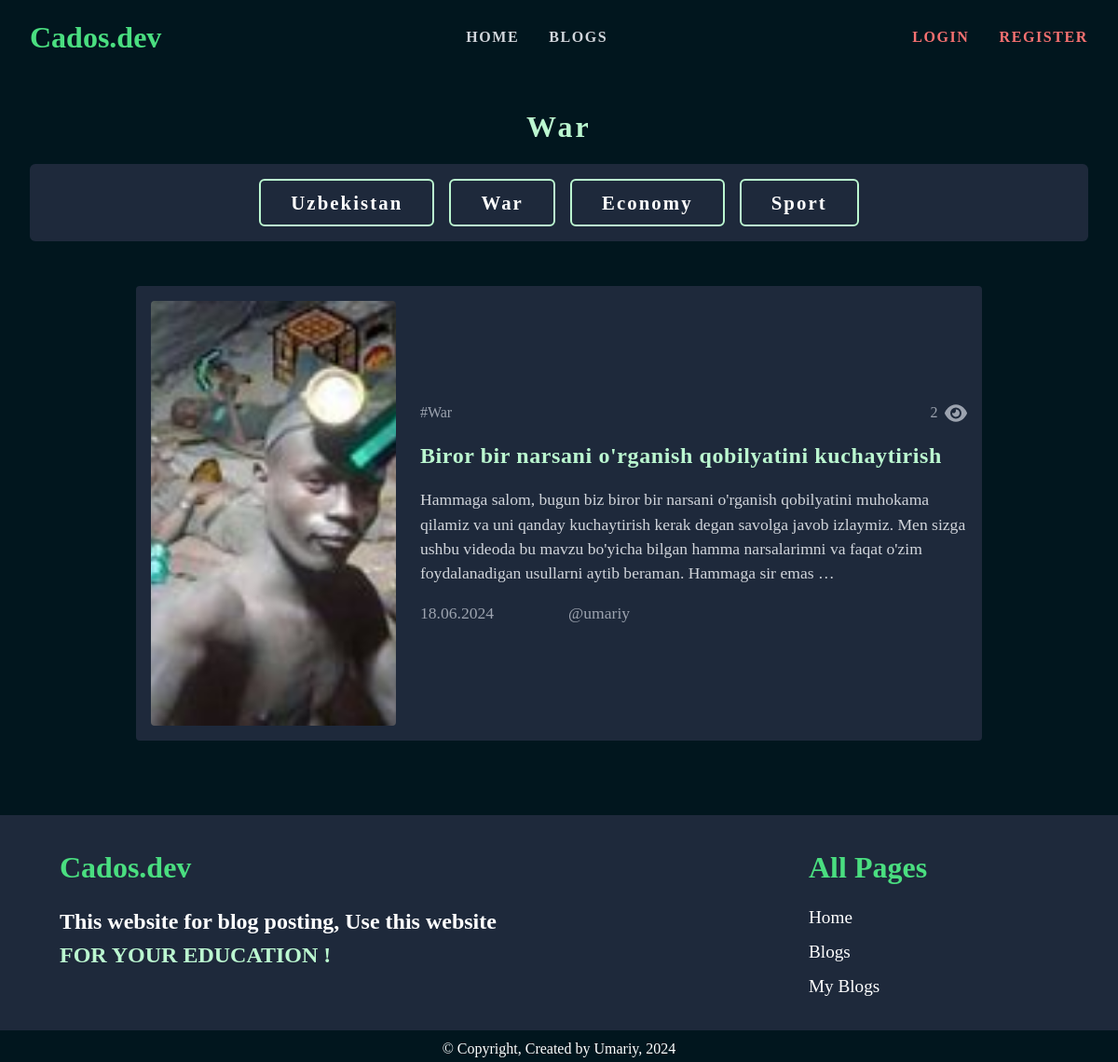
Page /categories/war on the committed database.
### main/models.py (models this page shows, shortened)
class BlogCategory(models.Model):
    title = models.CharField("Category title", max_length=150)
    slug = models.SlugField("Category slug", max_length=150, unique=True, blank=True)
    def __str__(self):
        return self.title
    class Meta:
        verbose_name = "Blogs Category"
        verbose_name_plural = "Blogs Categories"

class Blog(models.Model):
    category = models.ForeignKey(BlogCategory, on_delete=models.CASCADE)
    author = models.ForeignKey(CustomUser, on_delete=models.CASCADE)
    title = models.CharField("Blog title", max_length=150)
    slug = models.SlugField("Blog slug", max_length=150, unique=True, blank=True)
    text = models.TextField("Blog text", blank=True)
    image = models.ImageField(
        "Blog image", upload_to="blog_image/", blank=True, null=True
    )
    date = models.DateTimeField("Blog date", auto_now_add=True)
    views = models.IntegerField("Blog views", default=1)
    viewed_by = models.ManyToManyField(
        CustomUser, related_name="viewed_blogs", blank=True
    )
    class Meta:
        verbose_name = "Blog"
        verbose_name_plural = "Blogs"

class CustomUser(AbstractUser):
    username = models.CharField("User username", max_length=150, unique=True)
    slug = models.SlugField("User slug", max_length=150, unique=True, blank=True)
    description = models.CharField(
        "User description", max_length=150, blank=True, null=True
    )
    email = models.EmailField("User email", max_length=150, unique=True)
    password = models.CharField("User password", max_length=150)
    image = models.ImageField("User image", upload_to="avatar/", blank=True, null=True)
    date = models.DateField("User date", auto_now_add=True)
    USERNAME_FIELD = (
        "username"  # Указываем email как уникальный идентификатор пользователя
    )
    REQUIRED_FIELDS = ["email"]
    def __str__(self):
        return self.username

### main/views.py (the view)
# urls.py: path("categories/<slug:slug>", views.categories, name="categories"),
def categories(request, slug):
    cat = get_object_or_404(BlogCategory, slug=slug)
    blogs = Blog.objects.filter(category=cat).select_related("author", "category")
    return render(request, "categories.html", {"cat": cat, "blogs": blogs})

### main/context_pro.py (called while the page is built)
def pagination_context(request):
    blogs = Blog.objects.select_related("author", "category").all()
    paginator = Paginator(blogs, 2)
    page_number = request.GET.get("page")
    page_obj = paginator.get_page(page_number)
    return {
        "blogs": page_obj,  # 'blogs' is now paginated
    }

def my_custom_context_processor(request):
    users = CustomUser.objects.annotate(blog_count=Count("blog")).order_by(
        "-blog_count"
    )[:10]
    return {
        "users": users,
        "all_blogs": Blog.objects.all(),
        "all_categories": BlogCategory.objects.all(),
    }

### templates/categories.html (shortened to what this page needs)
{% extends 'base.html' %} {% load static %}  {% block content %}
<div class="my-[2rem] blogs-content px-[1rem] md:px-[2rem] xl:px-[4rem]">
  <h1
    class="hidden md:block text-[2rem] text-green-200 text-center font-[800] tracking-widest"
  >
    {{cat.title}}
  </h1>
  <div
    class="categories-buttons bg-slate-800 p-[0.8rem] md:p-[1rem] rounded-md my-[1rem] flex flex-wrap justify-center gap-[1rem]"
  >
    {% for cat in all_categories %}
    <a
      href="{% url 'categories' cat.slug %}"
      class="px-[1.2rem] py-[0.3rem] md:px-[2rem] md:py-[0.5rem] rounded-md text-[1rem] md:text-[1.3rem] border-2 border-green-200 text-white hover:bg-green-100 transition hover:text-black font-[800] tracking-widest"
    >
      {{cat.title}}
    </a>
    {% endfor %}
  </div>
  <div class="blogs my-[2rem]">
    <div class="flex flex-col lg:flex-row justify-between gap-[2rem] my-[3rem]">
      <div
        class="blog-cards flex flex-col gap-[1.5rem] w-[100%] lg:w-[80%] mx-auto"
      >
        {% if blogs %} {% for blog in blogs %}
        <div
          class="blog-card flex flex-col items-center md:flex-row md:justify-between bg-slate-800 rounded p-[0.75rem] md:p-[1rem]"
        >
          <div class="card-image w-[100%] md:w-[30%]">
            <a href="{% url 'blog_detail' blog.slug %}">
              <img
                src="{{blog.image.url}}"
                class="rounded object-cover h-[30vh] sm:h-[40vh] md:h-[40vh] xl:h-[36vh] w-[100%]"
                alt=""
              />
            </a>
          </div>
          <div class="card-content w-[100%] md:w-[67%]">
            <div class="hidden views md:flex justify-between items-center">
              <a href="{% url 'categories' blog.category.slug %}" class="text-gray-400 block">#{{blog.category}}</a>
              <span class="text-gray-400 flex items-center">
                {{ blog.views }}
                <img
                  src="{% static '/images/eye.svg' %}"
                  class="w-[1.5rem] ml-[0.5rem]"
                  alt=""
                />
              </span>
            </div>
            <a
              href="{% url 'blog_detail' blog.slug %}"
              class="block my-[1rem] text-green-200 text-[1.2rem] md:text-[1.5rem] font-[800] tracking-wide my-[0.5rem]"
            >
              {{ blog.title|truncatewords:8 }}
            </a>
            <p class="text-gray-300 text-[0.9rem] md:text-[1.1rem]">
              {{ blog.text|safe|truncatewords:40 }}
            </p>
            <div
              class="date flex flex-wrap justify-between items-center md:justify-normal gap-x-[5rem] gap-y-[0.4rem] mt-[1rem] text-[1rem] md:text-[1.1rem] text-gray-400"
            >
              <h1 class="">{{ blog.date|date:"d.m.Y" }}</h1>
              <a class="" href="{% url 'author_blogs' blog.author.slug %}">@{{blog.author}}</a>
            </div>
          </div>
        </div>
        {% endfor %} {% else %}
        <h1
          class="text-center text-[1.5rem] text-green-200 font-[800] tracking-wide"
        >
          No Blogs to this Category
        </h1>
        {% endif %}
      </div>
    </div>
  </div>
</div>
{% endblock content %}

### static/css/root.css (style rules this page uses)
:root { --bg: #01161e; --sub-bg: #0f172a; --text-green: #4ade80; --text-gray: #eff6e0; }

### static/css/style.css (style rules this page uses)
* { margin: 0; padding: 0; box-sizing: border-box; font-family: "mukta"; scroll-behavior: smooth; }
body { background: var(--bg); }

### rows in the picture
BlogCategory: title "War"
BlogCategory: title "Uzbekistan"
BlogCategory: title "Economy"
BlogCategory: title "Sport"
Blog: image (picture), category "War", views "2", title "Biror bir narsani o'rganish qobilyatini kuchaytirish", text "Hammaga salom, bugun biz biror bir narsani o'rganish qobilyatini muhokama qilamiz va uni qanday kuchaytirish kerak degan savolga javob izlaymiz. Men sizga ushbu videoda bu mavzu bo'yicha bilgan hamma narsalarimni va faqat o'zim foydalanadigan usullarni aytib beraman. Hammaga sir emas …", date "18.06.2024", author "umariy"
